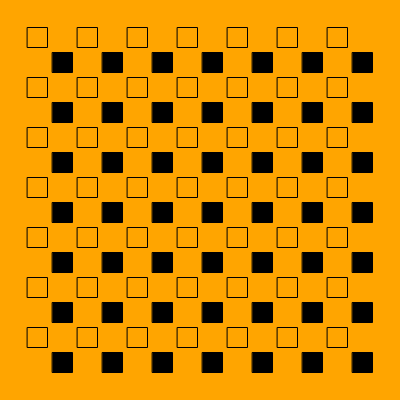
Frame 1 (no input)
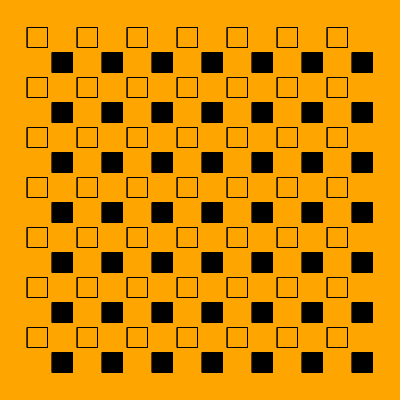
Frame 2 (the mouse pressed at the canvas centre, redrawn once)

The p5.js sketch that drew these frames (run headless with seeded random() and noise() and a simulated clock; the mouse was pressed at the canvas centre and the sketch redrawn once):

// p5.js sketch
// ── sketch.js
function setup() {
  createCanvas(400, 400);
  background("orange");
  noLoop();
}

function draw() {
  const squareSize = 20;
  const spacing = 5;
  const rows = 14;
  const cols = 14;
  
  const startX = (width - (cols * squareSize + (cols - 1) * spacing)) / 2;
  const startY = (height - (rows * squareSize + (rows - 1) * spacing)) / 2;
  
  for (let x = 0; x < cols; x++) {
    for (let y = 0; y < rows; y++) {
      const xPos = startX + (x * (squareSize + spacing));
      const yPos = startY + (y * (squareSize + spacing));
      
      stroke(0);
      strokeWeight(1);
      noFill();
      
      if (x % 2 === 0 && y % 2 === 0) {
        rect(xPos, yPos, squareSize, squareSize);
      } else if (x % 2 === 1 && y % 2 === 1) {
        fill(0);
        rect(xPos, yPos, squareSize, squareSize);
      }
    }
  }
}
